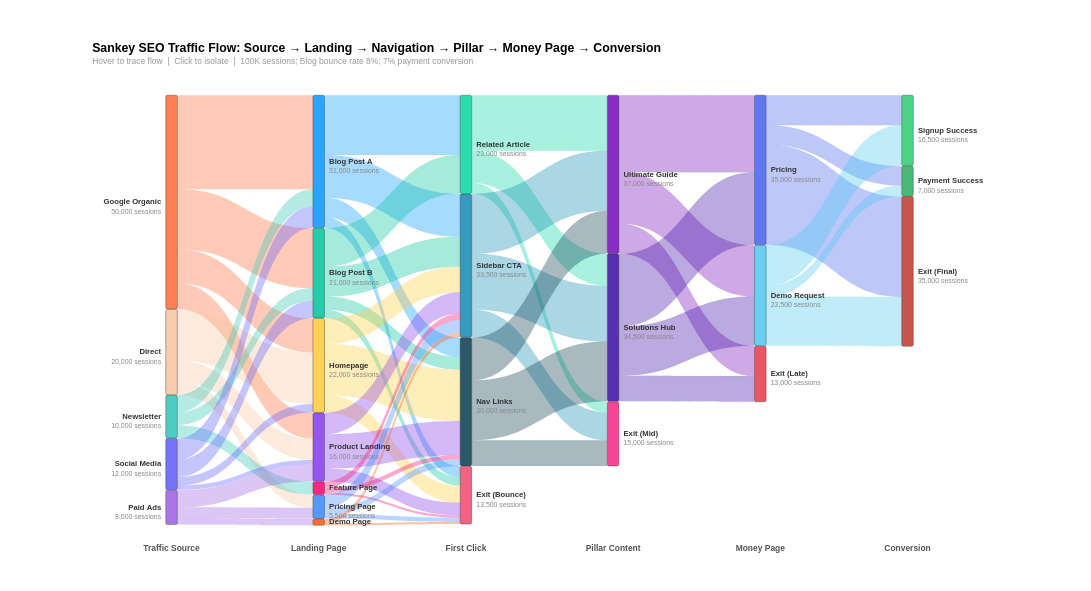

Express this chart as Vega-Lite.
### Vega specification from a JSON file in a GitHub repository (floating-point values rounded to 4 significant figures)
{"$schema": "https://vega.github.io/schema/vega/v5.json", "description": "Website SEO & Internal Link Flow Sankey — Traffic to Conversion (Data-Driven Architecture)", "width": 1150, "height": 560, "padding": {"left": 120, "right": 140, "top": 55, "bottom": 50}, "background": "white", "_metadata": {"chart_type": "sankey_multi_stage", "title": "Sankey Website SEO Traffic & Conversion Funnel", "topic": "seo_traffic_conversion", "architecture": "data-driven layout via Vega transform pipeline", "value_unit": "Session count", "notes": "100K sessions — Google Organic 50%; Blog content retains 92%; 7% payment conversion; 23.5% overall conversion"}, "signals": [{"name": "nodeWidth", "value": 15}, {"name": "nodeGap", "value": 100}, {"name": "threshold", "value": 0, "bind": {"input": "range", "min": 0, "max": 5000, "step": 500, "name": "Min Flow (sessions): "}}, {"name": "nodeHover", "value": null, "on": [{"events": "@nodeRect:mouseover", "update": "datum.name"}, {"events": "@nodeRect:mouseout", "update": "null"}]}, {"name": "edgeHover", "value": null, "on": [{"events": "@edgeMark:mouseover", "update": "datum.linkId"}, {"events": "@edgeMark:mouseout", "update": "null"}]}, {"name": "selectedNode", "value": null, "on": [{"events": "@nodeRect:click!", "update": "selectedNode === datum.name ? null : datum.name"}, {"events": [{"type": "click", "markname": "resetBtn"}, {"type": "dblclick"}], "update": "null"}]}], "data": [{"name": "rawLinks", "values": [{"source": "Google Organic", "target": "Blog Post A", "value": 22000}, {"source": "Google Organic", "target": "Blog Post B", "value": 14000}, {"source": "Google Organic", "target": "Homepage", "value": 8000}, {"source": "Google Organic", "target": "Product Landing", "value": 6000}, {"source": "Direct", "target": "Homepage", "value": 12000}, {"source": "Direct", "target": "Product Landing", "value": 5000}, {"source": "Direct", "target": "Pricing Page", "value": 3000}, {"source": "Newsletter", "target": "Blog Post A", "value": 4000}, {"source": "Newsletter", "target": "Blog Post B", "value": 3000}, {"source": "Newsletter", "target": "Feature Page", "value": 3000}, {"source": "Social Media", "target": "Blog Post A", "value": 5000}, {"source": "Social Media", "target": "Blog Post B", "value": 4000}, {"source": "Social Media", "target": "Homepage", "value": 2000}, {"source": "Social Media", "target": "Product Landing", "value": 1000}, {"source": "Paid Ads", "target": "Product Landing", "value": 4000}, {"source": "Paid Ads", "target": "Pricing Page", "value": 2500}, {"source": "Paid Ads", "target": "Demo Page", "value": 1500}, {"source": "Blog Post A", "target": "Related Article", "value": 14000}, {"source": "Blog Post A", "target": "Sidebar CTA", "value": 10000}, {"source": "Blog Post A", "target": "Nav Links", "value": 4500}, {"source": "Blog Post A", "target": "Exit (Bounce)", "value": 2500}, {"source": "Blog Post B", "target": "Related Article", "value": 9000}, {"source": "Blog Post B", "target": "Sidebar CTA", "value": 7000}, {"source": "Blog Post B", "target": "Nav Links", "value": 3000}, {"source": "Blog Post B", "target": "Exit (Bounce)", "value": 2000}, {"source": "Homepage", "target": "Nav Links", "value": 12000}, {"source": "Homepage", "target": "Sidebar CTA", "value": 6000}, {"source": "Homepage", "target": "Exit (Bounce)", "value": 4000}, {"source": "Product Landing", "target": "Nav Links", "value": 8000}, {"source": "Product Landing", "target": "Sidebar CTA", "value": 5000}, {"source": "Product Landing", "target": "Exit (Bounce)", "value": 3000}, {"source": "Feature Page", "target": "Sidebar CTA", "value": 1500}, {"source": "Feature Page", "target": "Nav Links", "value": 1000}, {"source": "Feature Page", "target": "Exit (Bounce)", "value": 500}, {"source": "Pricing Page", "target": "Sidebar CTA", "value": 3000}, {"source": "Pricing Page", "target": "Nav Links", "value": 1500}, {"source": "Pricing Page", "target": "Exit (Bounce)", "value": 1000}, {"source": "Demo Page", "target": "Sidebar CTA", "value": 1000}, {"source": "Demo Page", "target": "Exit (Bounce)", "value": 500}, {"source": "Related Article", "target": "Ultimate Guide", "value": 13000}, {"source": "Related Article", "target": "Solutions Hub", "value": 7500}, {"source": "Related Article", "target": "Exit (Mid)", "value": 2500}, {"source": "Sidebar CTA", "target": "Ultimate Guide", "value": 14000}, {"source": "Sidebar CTA", "target": "Solutions Hub", "value": 13000}, {"source": "Sidebar CTA", "target": "Exit (Mid)", "value": 6500}, {"source": "Nav Links", "target": "Ultimate Guide", "value": 10000}, {"source": "Nav Links", "target": "Solutions Hub", "value": 14000}, {"source": "Nav Links", "target": "Exit (Mid)", "value": 6000}, {"source": "Ultimate Guide", "target": "Pricing", "value": 18000}, {"source": "Ultimate Guide", "target": "Demo Request", "value": 12000}, {"source": "Ultimate Guide", "target": "Exit (Late)", "value": 7000}, {"source": "Solutions Hub", "target": "Pricing", "value": 17000}, {"source": "Solutions Hub", "target": "Demo Request", "value": 11500}, {"source": "Solutions Hub", "target": "Exit (Late)", "value": 6000}, {"source": "Pricing", "target": "Signup Success", "value": 7000}, {"source": "Pricing", "target": "Payment Success", "value": 4500}, {"source": "Pricing", "target": "Exit (Final)", "value": 23500}, {"source": "Demo Request", "target": "Signup Success", "value": 9500}, {"source": "Demo Request", "target": "Payment Success", "value": 2500}, {"source": "Demo Request", "target": "Exit (Final)", "value": 11500}]}, {"name": "nodeConfig", "values": [{"name": "Google Organic", "depth": 0, "order": 0}, {"name": "Direct", "depth": 0, "order": 1}, {"name": "Newsletter", "depth": 0, "order": 2}, {"name": "Social Media", "depth": 0, "order": 3}, {"name": "Paid Ads", "depth": 0, "order": 4}, {"name": "Blog Post A", "depth": 1, "order": 0}, {"name": "Blog Post B", "depth": 1, "order": 1}, {"name": "Homepage", "depth": 1, "order": 2}, {"name": "Product Landing", "depth": 1, "order": 3}, {"name": "Feature Page", "depth": 1, "order": 4}, {"name": "Pricing Page", "depth": 1, "order": 5}, {"name": "Demo Page", "depth": 1, "order": 6}, {"name": "Related Article", "depth": 2, "order": 0}, {"name": "Sidebar CTA", "depth": 2, "order": 1}, {"name": "Nav Links", "depth": 2, "order": 2}, {"name": "Exit (Bounce)", "depth": 2, "order": 3}, {"name": "Ultimate Guide", "depth": 3, "order": 0}, {"name": "Solutions Hub", "depth": 3, "order": 1}, {"name": "Exit (Mid)", "depth": 3, "order": 2}, {"name": "Pricing", "depth": 4, "order": 0}, {"name": "Demo Request", "depth": 4, "order": 1}, {"name": "Exit (Late)", "depth": 4, "order": 2}, {"name": "Signup Success", "depth": 5, "order": 0}, {"name": "Payment Success", "depth": 5, "order": 1}, {"name": "Exit (Final)", "depth": 5, "order": 2}]}, {"name": "depthLabelsData", "values": [{"depth": 0, "label": "Traffic Source"}, {"depth": 1, "label": "Landing Page"}, {"depth": 2, "label": "First Click"}, {"depth": 3, "label": "Pillar Content"}, {"depth": 4, "label": "Money Page"}, {"depth": 5, "label": "Conversion"}]}, {"name": "filteredLinks", "source": "rawLinks", "transform": [{"type": "filter", "expr": "datum.value >= threshold"}, {"type": "formula", "expr": "datum.source + ' → ' + datum.target", "as": "linkId"}]}, {"name": "linksWithOrder", "source": "filteredLinks", "transform": [{"type": "lookup", "from": "nodeConfig", "key": "name", "fields": ["source"], "as": ["srcConfig"]}, {"type": "lookup", "from": "nodeConfig", "key": "name", "fields": ["target"], "as": ["tgtConfig"]}, {"type": "formula", "expr": "datum.srcConfig.order", "as": "srcOrder"}, {"type": "formula", "expr": "datum.tgtConfig.order", "as": "tgtOrder"}, {"type": "formula", "expr": "datum.srcConfig.depth", "as": "srcDepth"}, {"type": "formula", "expr": "datum.tgtConfig.depth", "as": "tgtDepth"}]}, {"name": "outTotals", "source": "linksWithOrder", "transform": [{"type": "aggregate", "groupby": ["source"], "fields": ["value"], "ops": ["sum"], "as": ["totalOut"]}]}, {"name": "inTotals", "source": "linksWithOrder", "transform": [{"type": "aggregate", "groupby": ["target"], "fields": ["value"], "ops": ["sum"], "as": ["totalIn"]}]}, {"name": "nodePositions", "source": "nodeConfig", "transform": [{"type": "lookup", "from": "outTotals", "key": "source", "fields": ["name"], "as": ["outInfo"]}, {"type": "lookup", "from": "inTotals", "key": "target", "fields": ["name"], "as": ["inInfo"]}, {"type": "formula", "expr": "datum.outInfo ? datum.outInfo.totalOut : 0", "as": "totalOut"}, {"type": "formula", "expr": "datum.inInfo ? datum.inInfo.totalIn : 0", "as": "totalIn"}, {"type": "formula", "expr": "max(datum.totalOut, datum.totalIn)", "as": "total"}, {"type": "filter", "expr": "datum.total > 0"}, {"type": "stack", "groupby": ["depth"], "sort": {"field": "order", "order": "ascending"}, "field": "total"}, {"type": "window", "groupby": ["depth"], "sort": {"field": "order", "order": "ascending"}, "ops": ["row_number"], "as": ["rankInDepth"]}, {"type": "formula", "expr": "datum.y0 + (datum.rankInDepth - 1) * nodeGap", "as": "y0g"}, {"type": "formula", "expr": "datum.y1 + (datum.rankInDepth - 1) * nodeGap", "as": "y1g"}]}, {"name": "sourceStacked", "source": "linksWithOrder", "transform": [{"type": "window", "groupby": ["source"], "sort": {"field": "tgtOrder", "order": "ascending"}, "ops": ["sum"], "fields": ["value"], "frame": [null, 0], "as": ["srcCumEnd"]}, {"type": "formula", "expr": "datum.srcCumEnd - datum.value", "as": "srcCumStart"}]}, {"name": "targetStacked", "source": "linksWithOrder", "transform": [{"type": "window", "groupby": ["target"], "sort": {"field": "srcOrder", "order": "ascending"}, "ops": ["sum"], "fields": ["value"], "frame": [null, 0], "as": ["tgtCumEnd"]}, {"type": "formula", "expr": "datum.tgtCumEnd - datum.value", "as": "tgtCumStart"}]}, {"name": "edges", "source": "sourceStacked", "transform": [{"type": "lookup", "from": "targetStacked", "key": "linkId", "fields": ["linkId"], "as": ["tgtInfo"]}, {"type": "formula", "expr": "datum.tgtInfo ? datum.tgtInfo.tgtCumStart : 0", "as": "tgtCumStart"}, {"type": "formula", "expr": "datum.tgtInfo ? datum.tgtInfo.tgtCumEnd : datum.value", "as": "tgtCumEnd"}, {"type": "lookup", "from": "nodePositions", "key": "name", "fields": ["source"], "as": ["srcNode"]}, {"type": "lookup", "from": "nodePositions", "key": "name", "fields": ["target"], "as": ["tgtNode"]}, {"type": "filter", "expr": "datum.srcNode && datum.tgtNode"}, {"type": "formula", "expr": "datum.srcNode.y0g + datum.srcCumStart", "as": "absSy0"}, {"type": "formula", "expr": "datum.srcNode.y0g + datum.srcCumEnd", "as": "absSy1"}, {"type": "formula", "expr": "datum.tgtNode.y0g + datum.tgtCumStart", "as": "absTy0"}, {"type": "formula", "expr": "datum.tgtNode.y0g + datum.tgtCumEnd", "as": "absTy1"}, {"type": "formula", "expr": "datum.srcNode.total > 0 ? datum.value / datum.srcNode.total : 0", "as": "srcPct"}, {"type": "formula", "expr": "datum.tgtNode.total > 0 ? datum.value / datum.tgtNode.total : 0", "as": "tgtPct"}]}], "scales": [{"name": "x", "type": "point", "range": "width", "domain": [0, 1, 2, 3, 4, 5], "padding": 0.5}, {"name": "y", "type": "linear", "range": [0, {"signal": "height"}], "domain": {"data": "nodePositions", "field": "y1g"}}, {"name": "color", "type": "ordinal", "domain": {"data": "nodeConfig", "field": "name"}, "range": ["#FF6B35", "#F7C59F", "#2EC4B6", "#5C5CFF", "#9B5DE5", "#0496FF", "#00C49A", "#FFCA3A", "#8338EC", "#FF006E", "#3A86FF", "#FB5607", "#06D6A0", "#118AB2", "#073B4C", "#EF476F", "#7209B7", "#3A0CA3", "#F72585", "#4361EE", "#4CC9F0", "#E63946", "#2ECC71", "#27AE60", "#C0392B"]}], "marks": [{"type": "path", "name": "edgeMark", "from": {"data": "edges"}, "encode": {"update": {"path": {"signal": "'M' + (scale('x', datum.srcDepth) + nodeWidth) + ',' + scale('y', datum.absSy0) + ' C' + ((scale('x', datum.srcDepth) + nodeWidth + scale('x', datum.tgtDepth)) / 2) + ',' + scale('y', datum.absSy0) + ' ' + ((scale('x', datum.srcDepth) + nodeWidth + scale('x', datum.tgtDepth)) / 2) + ',' + scale('y', datum.absTy0) + ' ' + scale('x', datum.tgtDepth) + ',' + scale('y', datum.absTy0) + ' L' + scale('x', datum.tgtDepth) + ',' + scale('y', datum.absTy1) + ' C' + ((scale('x', datum.srcDepth) + nodeWidth + scale('x', datum.tgtDepth)) / 2) + ',' + scale('y', datum.absTy1) + ' ' + ((scale('x', datum.srcDepth) + nodeWidth + scale('x', datum.tgtDepth)) / 2) + ',' + scale('y', datum.absSy1) + ' ' + (scale('x', datum.srcDepth) + nodeWidth) + ',' + scale('y', datum.absSy1) + ' Z'"}, "fill": {"scale": "color", "field": "source"}, "fillOpacity": {"signal": "selectedNode ? (datum.source === selectedNode || datum.target === selectedNode ? 0.65 : 0.04) : nodeHover ? (datum.source === nodeHover || datum.target === nodeHover ? 0.65 : 0.08) : edgeHover === datum.linkId ? 0.75 : 0.35"}, "stroke": {"scale": "color", "field": "source"}, "strokeWidth": {"value": 0.5}, "strokeOpacity": {"signal": "selectedNode ? (datum.source === selectedNode || datum.target === selectedNode ? 0.4 : 0) : nodeHover ? (datum.source === nodeHover || datum.target === nodeHover ? 0.4 : 0) : edgeHover === datum.linkId ? 0.5 : 0.1"}, "tooltip": {"signal": "datum.source + ' → ' + datum.target + ': ' + format(datum.value, ',d') + ' sessions (' + format(datum.srcPct, '.0%') + ' of ' + datum.source + ')'"}, "cursor": {"value": "pointer"}}, "hover": {"fillOpacity": {"value": 0.8}}}}, {"type": "rect", "name": "nodeRect", "from": {"data": "nodePositions"}, "encode": {"enter": {"width": {"signal": "nodeWidth"}, "cornerRadius": {"value": 2}}, "update": {"x": {"scale": "x", "field": "depth"}, "y": {"scale": "y", "field": "y0g"}, "y2": {"scale": "y", "field": "y1g"}, "fill": {"scale": "color", "field": "name"}, "stroke": {"value": "#333"}, "strokeWidth": {"signal": "selectedNode === datum.name || nodeHover === datum.name ? 2 : 0.5"}, "fillOpacity": {"signal": "selectedNode ? (datum.name === selectedNode ? 1 : 0.25) : nodeHover === datum.name ? 1 : 0.85"}, "tooltip": {"signal": "datum.name + ': ' + format(datum.total, ',d') + ' sessions'"}, "cursor": {"value": "pointer"}}}}, {"type": "text", "from": {"data": "nodePositions"}, "interactive": false, "encode": {"update": {"x": {"signal": "datum.depth === 0 ? scale('x', datum.depth) - 6 : scale('x', datum.depth) + nodeWidth + 6"}, "y": {"signal": "(scale('y', datum.y0g) + scale('y', datum.y1g)) / 2"}, "align": {"signal": "datum.depth === 0 ? 'right' : 'left'"}, "text": {"field": "name"}, "fontSize": {"value": 10}, "fontWeight": {"value": "bold"}, "fill": {"value": "#333"}, "baseline": {"value": "middle"}, "opacity": {"signal": "selectedNode ? (datum.name === selectedNode ? 1 : 0.25) : 1"}}}}, {"type": "text", "from": {"data": "nodePositions"}, "interactive": false, "encode": {"update": {"x": {"signal": "datum.depth === 0 ? scale('x', datum.depth) - 6 : scale('x', datum.depth) + nodeWidth + 6"}, "y": {"signal": "(scale('y', datum.y0g) + scale('y', datum.y1g)) / 2 + 12"}, "align": {"signal": "datum.depth === 0 ? 'right' : 'left'"}, "text": {"signal": "abs(scale('y', datum.y0g) - scale('y', datum.y1g)) > 18 ? '' + format(datum.total, ',d') + ' sessions' : ''"}, "fontSize": {"value": 9}, "fill": {"value": "#888"}, "baseline": {"value": "middle"}, "opacity": {"signal": "selectedNode ? (datum.name === selectedNode ? 1 : 0.25) : 1"}}}}, {"type": "text", "from": {"data": "depthLabelsData"}, "interactive": false, "encode": {"enter": {"x": {"signal": "scale('x', datum.depth) + nodeWidth / 2"}, "y": {"signal": "height + 25"}, "text": {"field": "label"}, "fontSize": {"value": 11}, "fontWeight": {"value": "bold"}, "fill": {"value": "#555"}, "baseline": {"value": "top"}, "align": {"value": "center"}}}}, {"type": "group", "data": [{"name": "showResetData", "values": [{}], "transform": [{"type": "filter", "expr": "selectedNode"}]}], "encode": {"enter": {"xc": {"signal": "width / 2"}, "y": {"value": -35}, "width": {"value": 100}, "height": {"value": 26}}}, "marks": [{"type": "group", "name": "resetBtn", "from": {"data": "showResetData"}, "encode": {"enter": {"cornerRadius": {"value": 5}, "fill": {"value": "#f5f5f5"}, "stroke": {"value": "#bbb"}, "strokeWidth": {"value": 1.5}, "height": {"field": {"group": "height"}}, "width": {"field": {"group": "width"}}, "cursor": {"value": "pointer"}}, "update": {"opacity": {"value": 1}}, "hover": {"opacity": {"value": 0.7}}}, "marks": [{"type": "text", "interactive": false, "encode": {"enter": {"xc": {"field": {"group": "width"}, "mult": 0.5}, "yc": {"field": {"group": "height"}, "mult": 0.5, "offset": 1}, "align": {"value": "center"}, "baseline": {"value": "middle"}, "fontWeight": {"value": "bold"}, "fontSize": {"value": 11}, "text": {"value": "Show All"}, "fill": {"value": "#555"}}}}]}]}], "title": {"text": "Sankey SEO Traffic Flow: Source → Landing → Navigation → Pillar → Money Page → Conversion", "subtitle": "Hover to trace flow  |  Click to isolate  |  100K sessions; Blog bounce rate 8%; 7% payment conversion", "fontSize": 16, "subtitleFontSize": 11, "subtitleColor": "#999", "anchor": "start"}}
